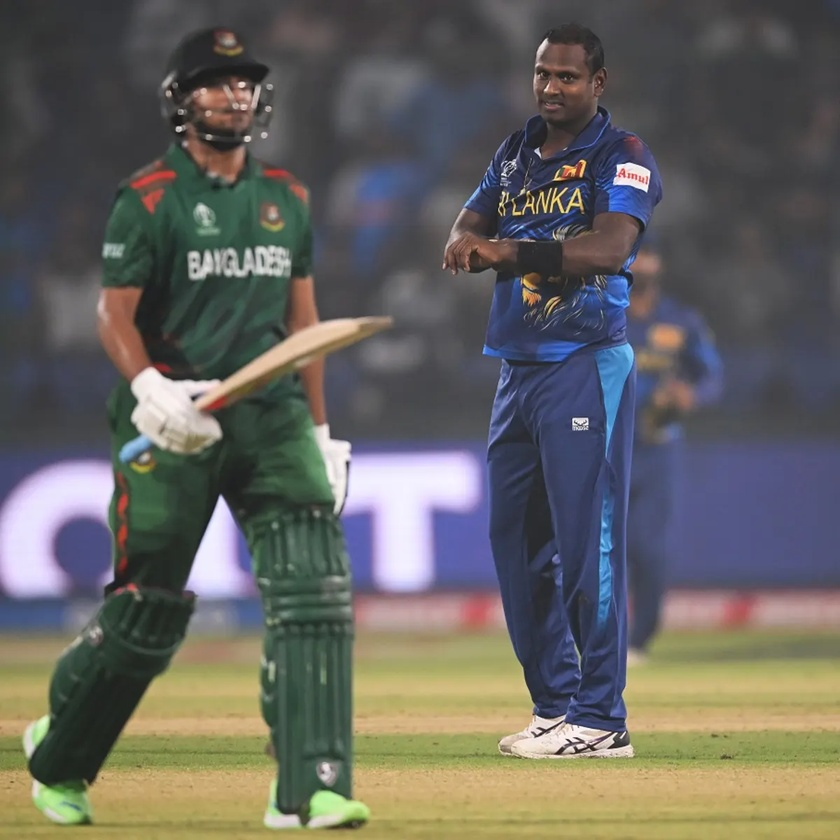
#> input picture img.jpg, 840 x 840 px, shrunk from 1200 x 1200 before the run
$ jupyter execute 'DIP5 save to grayscale.ipynb'
#> lines starting #> are read from the running program, lines starting #| are printed output that depends on the picture
[cell 1]
import cv2

[cell 2]
# Read the grayscale image
image = cv2.imread('img.jpg', cv2.IMREAD_GRAYSCALE)
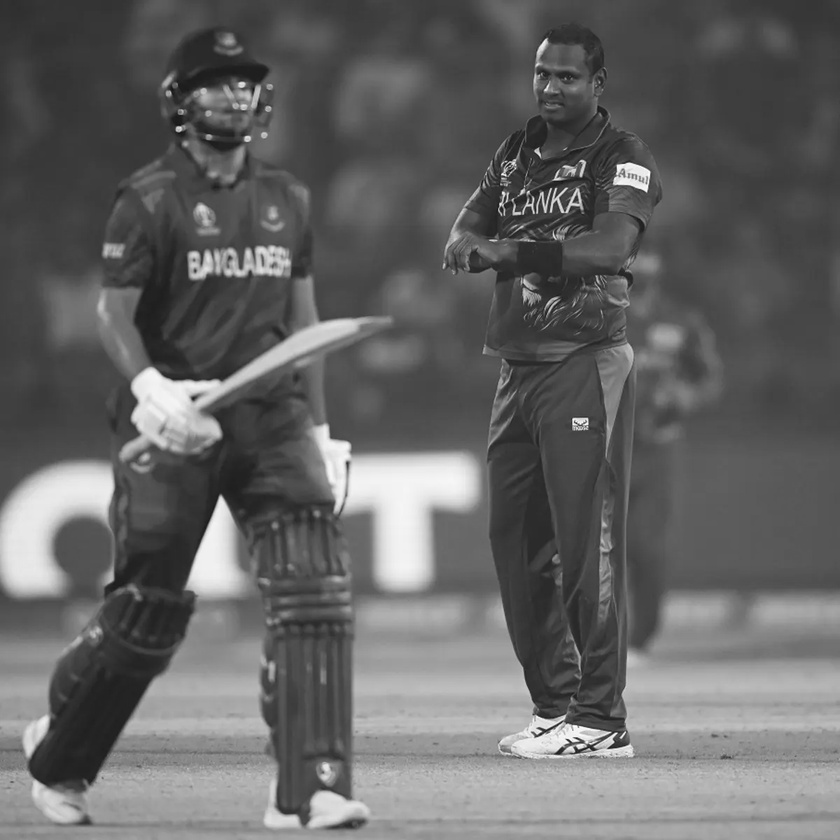
#> image: shape (840, 840); min 16, max 255, mean 100.6


$ run again, with riddo.jpg copied over img.jpg
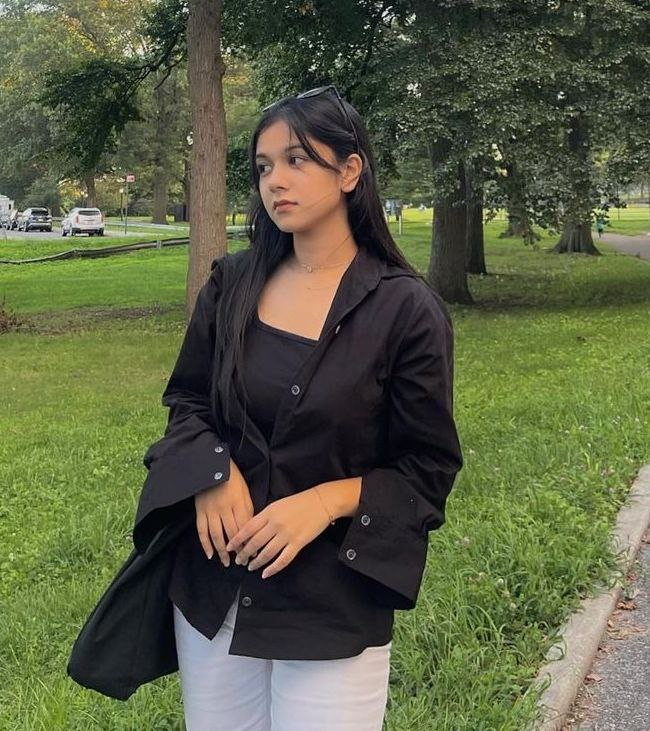
#> input picture riddo.jpg, 650 x 731 px
#> `image = cv2.imread('img.jpg', cv2.IMREAD_GRAYSCALE)`:
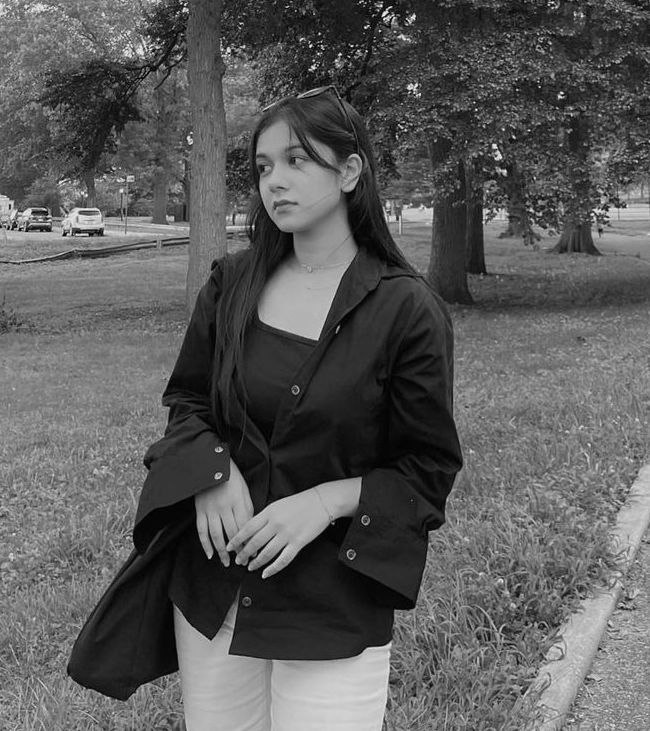
#> image: shape (731, 650); min 0, max 255, mean 90.9
